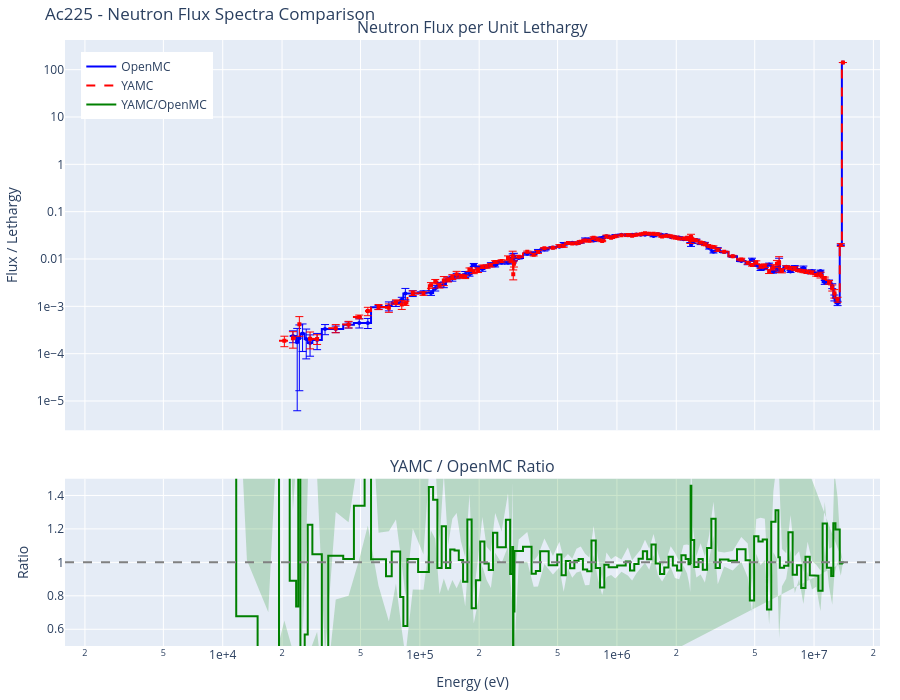
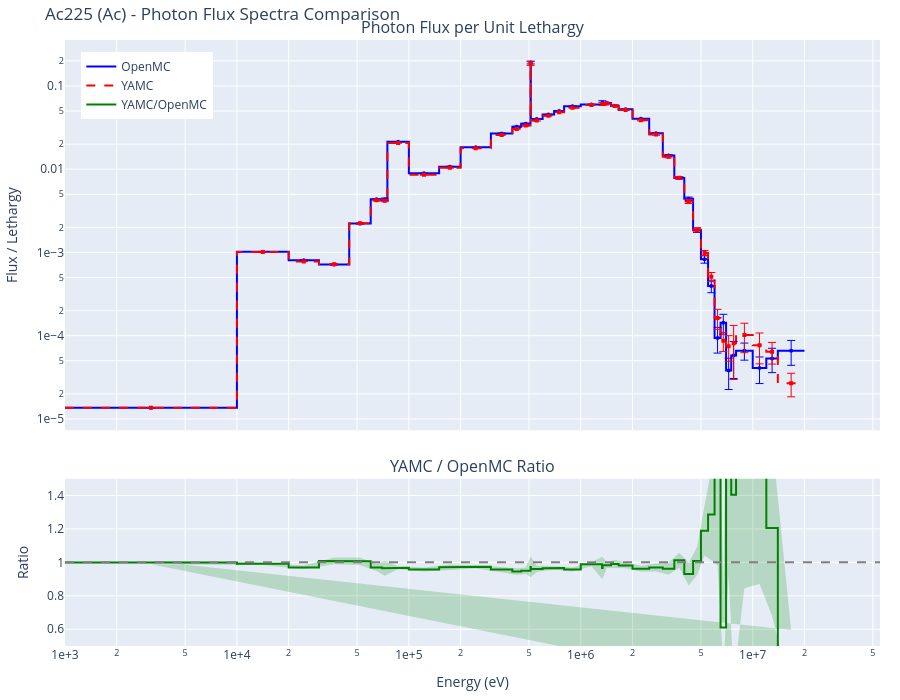
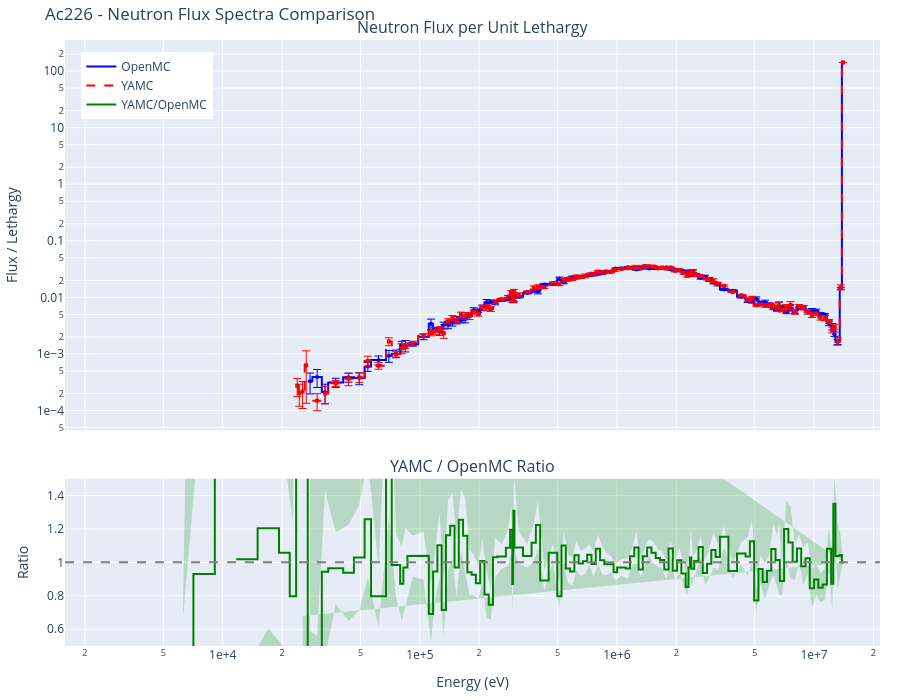
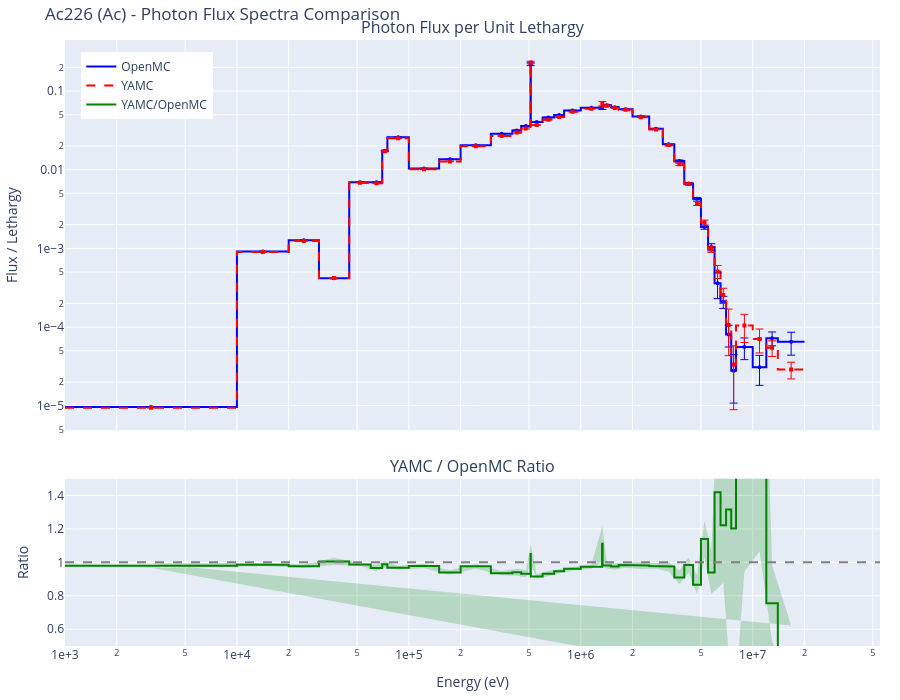

The notebook cell these images were saved under, in order:
### Markdown cell above
## Results by Nuclide

Below are the comparison results for each nuclide. Each section includes:

- Interactive neutron and photon flux spectra plots (log-log scale)
- YAMC/OpenMC ratio plots with uncertainty bands
- Neutron tally comparison table (MT-sorted)
- Photon tally comparison table
- Spectral agreement statistics for both particle types
- Performance comparison (particles/second)

### Code cell
# Display results for each nuclide
for nuclide, results in all_results.items():
    openmc_results = results['openmc']
    yamc_results = results['yamc']
    element = results['element']

    # Header
    display(Markdown(f"## {nuclide} ({element})"))

    # Performance comparison
    openmc_pps = openmc_results['particles/s']
    yamc_pps = yamc_results['particles/s']
    speedup = yamc_pps / openmc_pps
    display(Markdown(f"**Performance:** OpenMC: {openmc_pps:,.0f} particles/s | YAMC: {yamc_pps:,.0f} particles/s | Speedup: {speedup:.2f}x"))

    # Neutron flux spectra plot
    n_fig = create_comparison_plot(
        openmc_results['n_energy_bins'],
        openmc_results['n_spectrum_mean'], openmc_results['n_spectrum_std'],
        yamc_results['n_spectrum_mean'], yamc_results['n_spectrum_std'],
        title_prefix='Neutron Flux'
    )
    n_fig.update_layout(title=f"{nuclide} - Neutron Flux Spectra Comparison")
    n_fig.show()

    # Neutron spectral agreement
    display(Markdown("### Neutron Spectral Agreement"))
    n_stats = calculate_spectral_agreement(
        openmc_results['n_spectrum_mean'], yamc_results['n_spectrum_mean'],
        openmc_results['n_spectrum_std'], yamc_results['n_spectrum_std'],
    )
    n_agreement_table = create_agreement_table(n_stats)
    display(n_agreement_table.style.hide(axis='index'))

    # Neutron tally table
    display(Markdown("### Neutron Tally Comparison"))
    n_table = create_neutron_tally_table(openmc_results, yamc_results)
    display(n_table.style.hide(axis='index'))

    # Photon flux spectra plot
    p_fig = create_comparison_plot(
        openmc_results['p_energy_bins'],
        openmc_results['p_spectrum_mean'], openmc_results['p_spectrum_std'],
        yamc_results['p_spectrum_mean'], yamc_results['p_spectrum_std'],
        title_prefix='Photon Flux'
    )
    p_fig.update_layout(title=f"{nuclide} ({element}) - Photon Flux Spectra Comparison")
    p_fig.show()

    # Photon spectral agreement
    display(Markdown("### Photon Spectral Agreement"))
    p_stats = calculate_spectral_agreement(
        openmc_results['p_spectrum_mean'], yamc_results['p_spectrum_mean'],
        openmc_results['p_spectrum_std'], yamc_results['p_spectrum_std'],
    )
    p_agreement_table = create_agreement_table(p_stats)
    display(p_agreement_table.style.hide(axis='index'))

    # Photon tally table
    display(Markdown("### Photon Tally Comparison"))
    p_table = create_photon_tally_table(openmc_results, yamc_results)
    display(p_table.style.hide(axis='index'))

    print()  # Add spacing between nuclides
